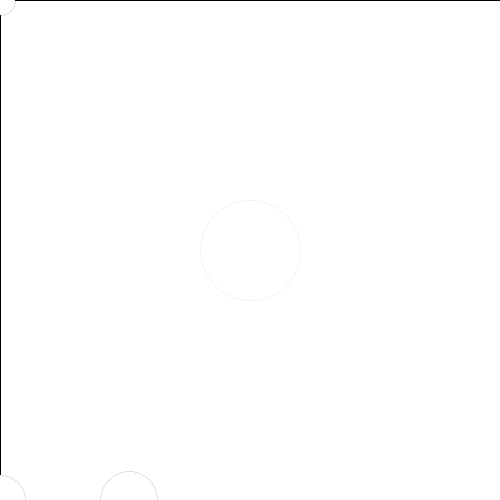
Frame 1 (no input)
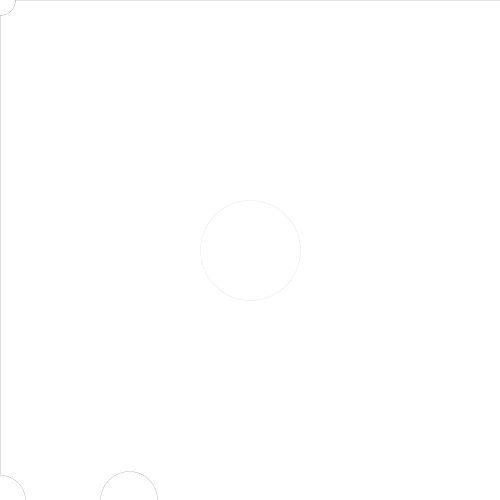
Frame 60 (the mouse pressed at the canvas centre just before this capture)
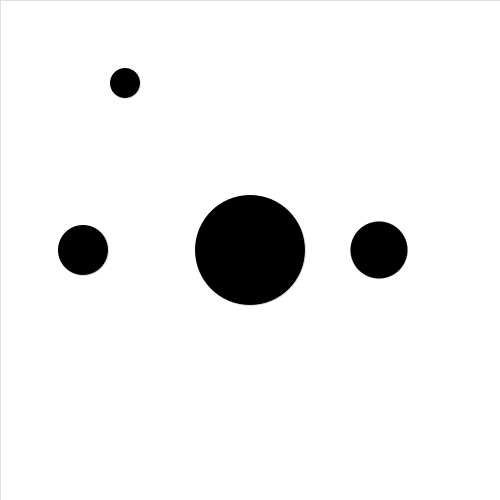
Frame 120 (the mouse held since frame 60 and released just before this capture)

The Processing sketch that drew these frames (run headless with seeded random() and noise(); from frame 60 on, the mouse is pressed at the canvas centre):

// Processing sketch: processing_27774
// ── processing_27774.pde

void setup () {
  smooth ();
  size (500, 500);
}

void draw () {
  
  fill (255);
  rect (0, 0, 500, 500);
  
  if (mousePressed) {
    
  stroke (0);
  //strokeWeight ( dist(mouseX, mouseY, pmouseX, pmouseY) );
  fill (0);
  
  ellipse (mouseY/3, height-mouseY, 50,50);
  stroke (0);
  ellipse (250, 250, 110+( dist(mouseX, mouseY, pmouseX, pmouseY)/4 ), 110+( dist(mouseX, mouseY, pmouseX, pmouseY)/4 ));
  stroke (0);
  ellipse (129+mouseY, width-mouseX, 57, 57);
  ellipse (mouseX/2, mouseY/3, 30, 30);
    
    
  }
  
  else {
  
  stroke (0);
  strokeWeight ( dist(mouseX, mouseY, pmouseX, pmouseY) );
  
  ellipse (mouseY/3, height-mouseY, 50,50);
  stroke (0,90);
  ellipse (250, 250, 100+( dist(mouseX, mouseY, pmouseX, pmouseY)*2 ), 100+( dist(mouseX, mouseY, pmouseX, pmouseY)*2 ));
  stroke (0);
  ellipse (129+mouseY, width-mouseX, 57, 57);
  ellipse (mouseX/2, mouseY/3, 30, 30);  
  
  }
  
}
